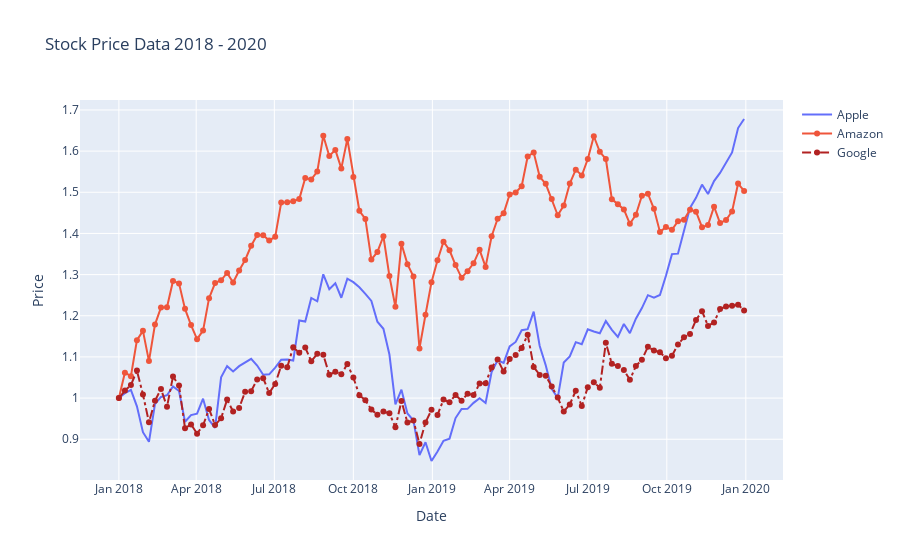

Notebook code for this chart:
### Code cell
fig = go.Figure()
fig.add_trace(
    go.Scatter(x=df_stocks.date, y=df_stocks.AAPL, mode="lines", name="Apple")
)
fig.add_trace(
    go.Scatter(x=df_stocks.date, y=df_stocks.AMZN, mode="lines+markers", name="Amazon")
)
fig.add_trace(
    go.Scatter(
        x=df_stocks.date, 
        y=df_stocks.GOOG, 
        mode="lines+markers", 
        name="Google",
        line=dict(color="firebrick", width=2, dash="dashdot")
    )
)

fig.update_layout(
    title="Stock Price Data 2018 - 2020",
    xaxis_title="Date",
    yaxis_title="Price"
)
